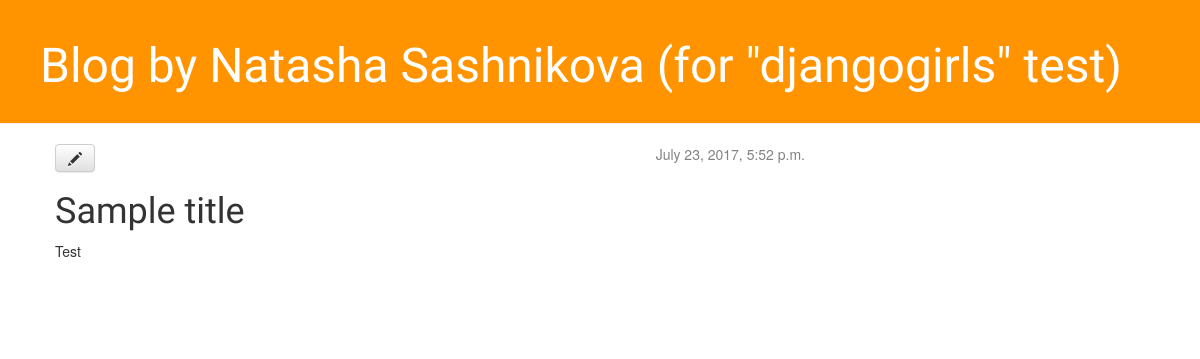
Before: /post/5/ with the older database file.
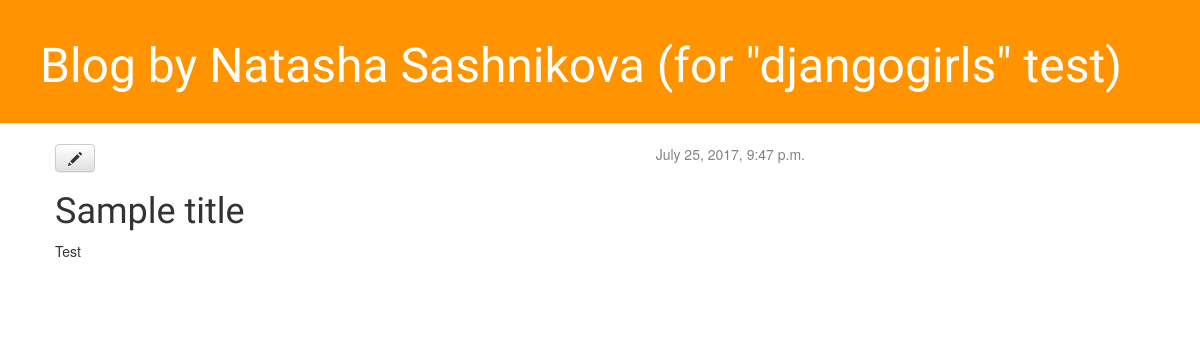
After: the same page with the newer database file.
### blog/models.py (models this page shows, shortened)
class Post(models.Model):
    author = models.ForeignKey('auth.User')
    title = models.CharField(max_length=200)
    text = models.TextField()
    created_date = models.DateTimeField(
            default=timezone.now)
    published_date = models.DateTimeField(
            blank=True, null=True)

### blog/views.py (the view)
# urls.py: url(r'^post/(?P<pk>[0-9]+)/$', views.post_detail, name='post_detail'),
def post_detail(request, pk):
    post = get_object_or_404(Post, pk=pk)
    return render(request, 'blog/post_detai.html', {'post': post})

### blog/templates/blog/post_detai.html
{% extends 'blog/base.html' %}
    {% block content %}
        <div class="post">
            {% if post.published_date %}
                <div class="date">
                    {{ post.published_date }}
                </div>
            {% endif %}
            <a class="btn btn-default" href="{% url 'post_edit' pk=post.pk %}"><span class="glyphicon glyphicon-pencil"></span></a>
            <h1>{{ post.title }}</h1>
            <p>{{ post.text|linebreaksbr }}</p>
        </div>
    {% endblock %}

Changed rows visible on the page:
changed Post "Sample title": published_date "July 23, 2017, 5:52 p.m." → "July 25, 2017, 9:47 p.m."
